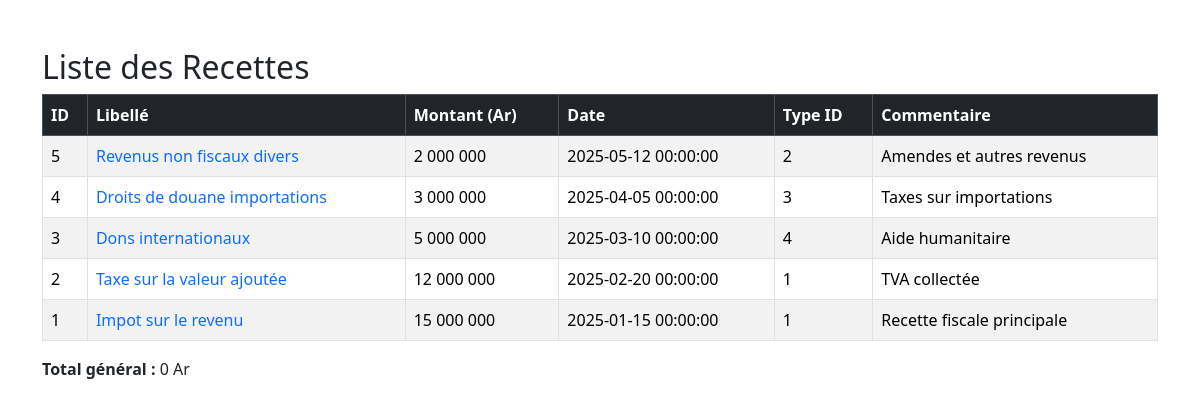
/pages/recette.php, run on the app's committed database.
### tables this page shows
CREATE TABLE recette (
  id INT AUTO_INCREMENT PRIMARY KEY,
  periode_id INT NOT NULL,
  type_recette_id INT NOT NULL,
  libelle VARCHAR(255),
  montant_milliards DECIMAL(15,3) NOT NULL, 
  source_detail VARCHAR(255),
  created_at DATETIME DEFAULT CURRENT_TIMESTAMP,
  FOREIGN KEY (periode_id) REFERENCES periode(id) ON DELETE CASCADE,
  FOREIGN KEY (type_recette_id) REFERENCES type_recette(id) ON DELETE RESTRICT,
  INDEX (periode_id)
);

### inc/fonction.php (called while the page is built, shortened)
<?php
function connecterBase() {
    $bdd = mysqli_connect('localhost', 'root', 'katilesy', 'finance');
    mysqli_set_charset($bdd, 'utf8');
    return $bdd;
}
function getRecettes() {
    $bdd = connecterBase();
    $res = mysqli_query($bdd, "SELECT * FROM recette ORDER BY created_at DESC");
    $data = [];
    while ($row = mysqli_fetch_assoc($res)) {
        $data[] = $row;
    }
    return $data;
}
?>

### pages/recette.php (the view, shortened to what this page needs)
<?php
include '../inc/fonction.php';
$recettes = getRecettes();
?>
<!DOCTYPE html>
<html lang="fr">
<head>
 <link rel="stylesheet" href="../asset/bootstrap5_3/bootstrap/css/bootstrap.min.css" />
</head>
<body>
<div class="container mt-5">
    <h2>Liste des Recettes</h2>
    <table class="table table-bordered table-striped">
        <thead class="table-dark">
            <tr>
                <th>ID</th>
                <th>Libellé</th>
                <th>Montant (Ar)</th>
                <th>Date</th>
                <th>Type ID</th>
                <th>Commentaire</th>
            </tr>
        </thead>
        <tbody>
            <?php foreach($recettes as $recette): ?>
            <tr>
                <td><?= $recette['id'] ?></td>
                    <td>
                        <a href="recette_detail.php?type=<?= $recette['type_recette_id'] ?>" class="text-decoration-none">
                            <?= $recette['libelle'] ?>
                        </a>
                    </td>
                <td><?= number_format($recette['montant_milliards'], 0, ',', ' ') ?></td>
                <td><?= $recette['created_at'] ?></td>
                <td><?= $recette['type_recette_id'] ?></td>
                <td><?= $recette['source_detail'] ?></td>
            </tr>
            <?php endforeach; ?>
        </tbody>
    </table>
    <p><strong>Total général :</strong> <?= number_format(array_sum(array_column($recettes, 'montant')),0,',',' ') ?> Ar</p>
</div>
</body>
</html>

### data on the page
recette: id "5", libelle "Revenus non fiscaux divers", montant_milliards "2 000 000", created_at "2025-05-12 00:00:00", type_recette "2", source_detail "Amendes et autres revenus"
recette: id "4", libelle "Droits de douane importations", montant_milliards "3 000 000", created_at "2025-04-05 00:00:00", type_recette "3", source_detail "Taxes sur importations"
recette: id "3", libelle "Dons internationaux", montant_milliards "5 000 000", created_at "2025-03-10 00:00:00", type_recette "4", source_detail "Aide humanitaire"
recette: id "2", libelle "Taxe sur la valeur ajoutée", montant_milliards "12 000 000", created_at "2025-02-20 00:00:00", type_recette "1", source_detail "TVA collectée"
recette: id "1", libelle "Impot sur le revenu", montant_milliards "15 000 000", created_at "2025-01-15 00:00:00", type_recette "1", source_detail "Recette fiscale principale"

### other printed values
array_sum(array_column($recettes, 'montant')) "0"
